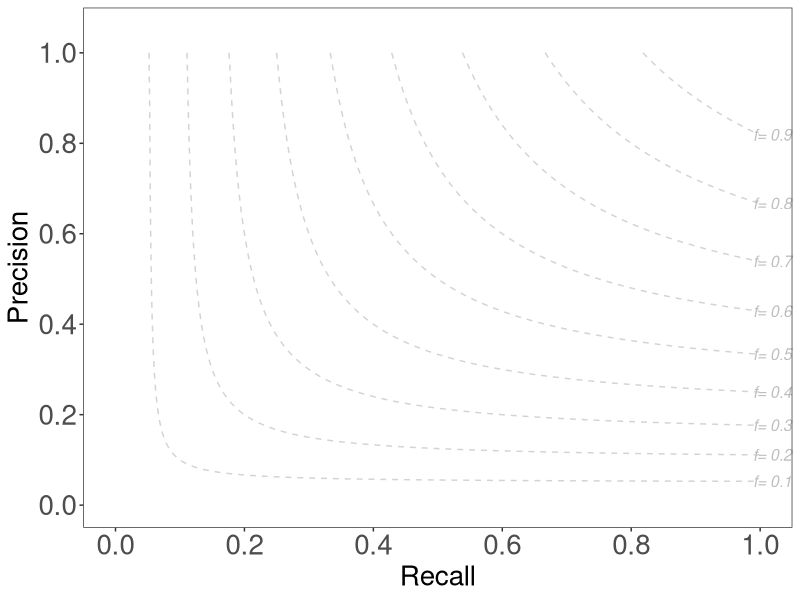

The R source for this figure: (Note: this script raises an error after producing the figure.)
#!/usr/bin/env Rscript

################################################
## REQUIREMENTS                               ##
################################################


## Plot summary statistics for truvariv3.0.0 summary.txt file


################################################
## LOAD LIBRARY                               ##
################################################

library(yaml)
library(data.table)
library(ggplot2)
library(scales)
library(dplyr)
library(cowplot)

################################################
## PARSE COMMAND-LINE PARAMETERS              ##
################################################

args = commandArgs(trailingOnly=TRUE)
if (length(args) < 2) {
  stop("Please input the meta.id and the truvari_summary channel", call.=FALSE)
}
# default output file
path_summary <- args[1]
workflowname <- args[2]

################################################
## CREATE BACKGROUND PLOTTING FUNCTION        ##
################################################

plotF1 <- function(min = 0.1,
                   max = 0.9,
                   diff = 0.1) {
  p1 <- seq(.001, .999, .001)
  f1 <- seq(min, max, diff)
  
  result_x <- c()
  result_y <- c()
  result_label <- c()
  
  zahler <- 0
  label <- as.numeric(min)
  
  calcf1 <- function(x, y) {
    return((x * y) / ((2 * y) - x))
  }
  
  for (f1tmp in f1) {
    for (x in p1) {
      y <- calcf1(f1tmp, x)
      
      if (0 < y && y <= 1.5) {
        zahler <- zahler + 1
        if (y > 1) {
          y <- 1
          
        }
        result_x[zahler] <- x
        result_y[zahler] <- y
        result_label[zahler] <- label
      }
      
    }
    
    label <- as.numeric(label) + as.numeric(diff)
    
  }
  
  df <-
    data.frame(
      x = result_x,
      y = result_y,
      group = result_label,
      stringsAsFactors = FALSE
    )
  
  maxval <- rep(TRUE, nrow(df))
  
  for (d in 2:nrow(df)) {
    if (df$y[d] == df$y[d - 1]) {
      maxval[d - 1] <- FALSE
    }
  }
  
  
  return(df[maxval,])
}

F1df <- plotF1()

################################################
## READ SUMMARY YAML                          ##
################################################

annoF1 <- F1df %>% group_by(group) %>% top_n(1, x)

backgroundF1 <- ggplot() +
  geom_line(
    data = F1df,
    aes(x = x, y = y, group = group),
    linetype = 'dashed',
    color = 'lightgray'
  ) +
  scale_x_continuous(
    limits = c(-0.05, 1.05),
    expand = c(0, 0),
    breaks = seq(0, 1, 0.2)
  ) +
  scale_y_continuous(
    expand = c(0, 0),
    breaks = seq(0, 1, 0.2),
    limits = c(-0.05, 1.1)
  ) +
  theme_bw() +
  xlab('Recall') +
  ylab('Precision') +
  theme(panel.grid.major = element_blank(),
        panel.grid.minor = element_blank()) +
  geom_text(
    data = annoF1,
    aes(
      x = x + 0.02,
      y = y,
      label = paste('f=', as.numeric(group)),
      fontface = 'italic'
    ),
    color = "grey",
    size = 4
  ) +
  theme(axis.text=element_text(size=20),
        axis.title=element_text(size=20),
        plot.title = element_text(size=30,hjust = 0.5)
        )

################################################
## READ SUMMARY YAML                          ##
################################################

dat <- suppressWarnings(read_yaml(file = path_summary))

################################################
## PLOT PR                                    ##
################################################

all<-backgroundF1 + geom_point(data=as.data.frame(dat), aes(x=as.numeric(recall), y=as.numeric(precision)), alpha=30, cex=3) +
  theme() +
  guides(colour = guide_legend(ncol = 1)) +
  ggtitle( workflowname ,)
  
svg(paste("summary_plot_", workflowname, ".svg", sep=""),height=10, width=10)
all
dev.off()

################################################
## MAKE CSV                                   ##
################################################
dat <- as.data.frame(dat)
colnames(dat)<-toupper(colnames(dat))
rownames(dat)<-workflowname
write.csv(x = as.data.frame(dat),file = paste("summary_table_",workflowname,".csv",sep=""))
          